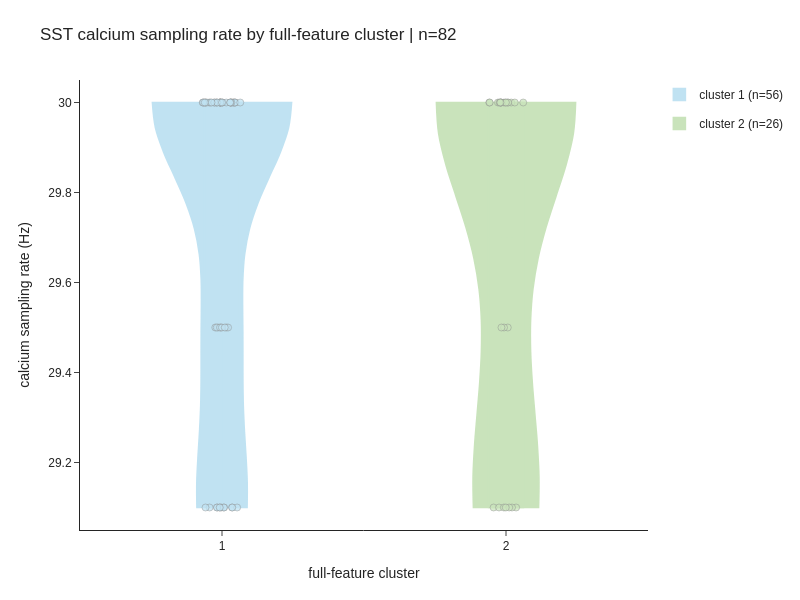

Notebook code cell kept with this figure:
### Code cell
# NEW_CELL: SST_CAL_SR_BY_FULL_CLUSTER
# Violin + cell dots of calcium sampling rate by full-feature SST cluster.
# Uses the full clustering table, not the reduced-feature clustering table.

from pathlib import Path
import numpy as np
import pandas as pd
import plotly.graph_objects as go

FULL_CLUSTER_CSV = Path(r'Z:\Adam-Lab-Shared\Data\Michal_Rubin\data_summery\2026\SST\clustering\final\sst_calcium_trace_clusters_clean.csv')
OUT_DIR = FULL_CLUSTER_CSV.parent
OUT_STEM = 'sst_calcium_sampling_rate_by_full_cluster'

if not FULL_CLUSTER_CSV.is_file():
    raise FileNotFoundError(f'Full clustering CSV not found: {FULL_CLUSTER_CSV}')

cal_sr_df = pd.read_csv(FULL_CLUSTER_CSV)
cluster_col = 'hier_cluster' if 'hier_cluster' in cal_sr_df.columns else 'cluster'
fs_col = None
for candidate in ['fs', 'cal_sr_hz', 'calSR', 'CalSR', 'sampling_rate_hz', 'sampling_rate']:
    if candidate in cal_sr_df.columns:
        fs_col = candidate
        break
if fs_col is None:
    raise RuntimeError(f'No calcium sampling-rate column found. Columns: {list(cal_sr_df.columns)}')

path_col = 'folder' if 'folder' in cal_sr_df.columns else ('Link' if 'Link' in cal_sr_df.columns else None)
keep_cols = [cluster_col, fs_col] + ([path_col] if path_col is not None else [])
plot_df = cal_sr_df[keep_cols].copy()
plot_df = plot_df.rename(columns={cluster_col: 'cluster', fs_col: 'cal_sr_hz', path_col: 'folder'} if path_col is not None else {cluster_col: 'cluster', fs_col: 'cal_sr_hz'})
plot_df['cluster'] = pd.to_numeric(plot_df['cluster'], errors='coerce')
plot_df['cal_sr_hz'] = pd.to_numeric(plot_df['cal_sr_hz'], errors='coerce')
plot_df = plot_df[np.isfinite(plot_df['cluster']) & np.isfinite(plot_df['cal_sr_hz'])].copy()
plot_df['cluster'] = plot_df['cluster'].astype(int).astype(str)

clusters = sorted(plot_df['cluster'].unique(), key=lambda x: int(x) if str(x).isdigit() else str(x))
color_map = {'1': '#74c0e3', '2': '#88c36a'}

fig = go.Figure()
for cluster in clusters:
    sub = plot_df.loc[plot_df['cluster'] == cluster].copy()
    fig.add_trace(go.Violin(
        x=[cluster] * len(sub),
        y=sub['cal_sr_hz'],
        name=f'cluster {cluster} (n={len(sub)})',
        legendgroup=f'cluster {cluster}',
        points='all',
        pointpos=0,
        jitter=0.28,
        box_visible=True,
        meanline_visible=True,
        scalemode='width',
        spanmode='hard',
        marker=dict(size=7, color=color_map.get(cluster, '#888888'), line=dict(width=0.6, color='black'), opacity=0.75),
        line=dict(color=color_map.get(cluster, '#888888'), width=1.6),
        fillcolor=color_map.get(cluster, '#888888'),
        opacity=0.45,
        hovertemplate='cluster=%{x}<br>cal SR=%{y:.4g} Hz<extra></extra>',
    ))

fig.update_layout(
    title=f'SST calcium sampling rate by full-feature cluster | n={len(plot_df)}',
    template='simple_white',
    width=800,
    height=600,
    margin=dict(l=80, r=40, t=80, b=70),
    showlegend=True,
)
fig.update_xaxes(title_text='full-feature cluster', categoryorder='array', categoryarray=clusters)
fig.update_yaxes(title_text='calcium sampling rate (Hz)', zeroline=False)

values_csv = OUT_DIR / f'{OUT_STEM}_values.csv'
html_path = OUT_DIR / f'{OUT_STEM}.html'
svg_path = OUT_DIR / f'{OUT_STEM}.svg'
png_path = OUT_DIR / f'{OUT_STEM}.png'

plot_df.to_csv(values_csv, index=False)
fig.write_html(html_path)
try:
    fig.write_image(svg_path)
    fig.write_image(png_path, scale=3)
except Exception as exc:
    print(f'[WARN] Could not export SVG/PNG. HTML and values CSV were saved. Reason: {exc}')

print(f'Saved values: {values_csv}')
print(f'Saved HTML: {html_path}')
print(f'Saved SVG: {svg_path if svg_path.exists() else "not written"}')
fig.show()

### Figure 1 — Plotly figure (JSON) as saved in the notebook; plotly's stock layout.template omitted (floating-point values rounded to 4 significant figures)
{"data": [{"box": {"visible": true}, "fillcolor": "#74c0e3", "hovertemplate": "cluster=%{x}<br>cal SR=%{y:.4g} Hz<extra></extra>", "jitter": 0.28, "legendgroup": "cluster 1", "line": {"color": "#74c0e3", "width": 1.6}, "marker": {"color": "#74c0e3", "line": {"color": "black", "width": 0.6}, "opacity": 0.75, "size": 7}, "meanline": {"visible": true}, "name": "cluster 1 (n=56)", "opacity": 0.45, "pointpos": 0, "points": "all", "scalemode": "width", "spanmode": "hard", "type": "violin", "x": ["1", "1", "1", "1", "1", "1", "1", "1", "1", "1", "1", "1", "1", "1", "1", "1", "1", "1", "1", "1", "1", "1", "1", "1", "1", "1", "1", "1", "1", "1", "1", "1", "1", "1", "1", "1", "1", "1", "1", "1", "1", "1", "1", "1", "1", "1", "1", "1", "1", "1", "1", "1", "1", "1", "1", "1"], "y": [30, 30, 30, 30, 30, 30, 30, 30, 30, 30, 30, 30, 30, 30, 30, 30, 30, 30, 30, 30, 30, 30, 30, 30, 30, 30, 30, 30, 30, 30, 30, 30, 30, 30, 29.1, 30, 29.1, 29.1, 29.5, 29.5, 29.5, 29.5, 29.5, 29.5, 29.5, 29.5, 29.5, 29.1, 29.1, 29.1, 29.1, 29.1, 29.1, 29.1, 29.1, 29.1]}, {"box": {"visible": true}, "fillcolor": "#88c36a", "hovertemplate": "cluster=%{x}<br>cal SR=%{y:.4g} Hz<extra></extra>", "jitter": 0.28, "legendgroup": "cluster 2", "line": {"color": "#88c36a", "width": 1.6}, "marker": {"color": "#88c36a", "line": {"color": "black", "width": 0.6}, "opacity": 0.75, "size": 7}, "meanline": {"visible": true}, "name": "cluster 2 (n=26)", "opacity": 0.45, "pointpos": 0, "points": "all", "scalemode": "width", "spanmode": "hard", "type": "violin", "x": ["2", "2", "2", "2", "2", "2", "2", "2", "2", "2", "2", "2", "2", "2", "2", "2", "2", "2", "2", "2", "2", "2", "2", "2", "2", "2"], "y": [30, 30, 30, 30, 30, 30, 30, 30, 30, 30, 30, 30, 30, 30, 30, 30, 29.5, 29.5, 29.5, 29.1, 29.1, 29.1, 29.1, 29.1, 29.1, 29.1]}], "layout": {"font": {"family": "Arial"}, "height": 600, "legend": {"font": {"family": "Arial"}}, "margin": {"b": 70, "l": 80, "r": 40, "t": 80}, "showlegend": true, "title": {"font": {"family": "Arial"}, "text": "SST calcium sampling rate by full-feature cluster | n=82"}, "width": 800, "xaxis": {"categoryarray": ["1", "2"], "categoryorder": "array", "tickfont": {"family": "Arial"}, "title": {"font": {"family": "Arial"}, "text": "full-feature cluster"}}, "yaxis": {"tickfont": {"family": "Arial"}, "title": {"font": {"family": "Arial"}, "text": "calcium sampling rate (Hz)"}, "zeroline": false}}}
